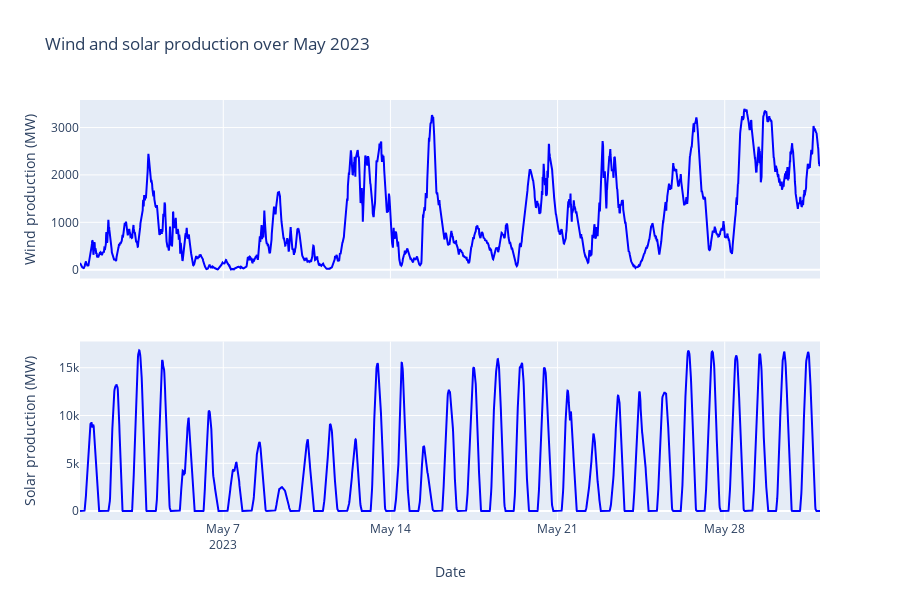

The notebook cell this image was saved under:
### Code cell
# Assuming you have two datasets for May 2023
data_2023_May = ds_raw[(ds_raw.datetime_utc >= "2023-05-01") & (ds_raw.datetime_utc < "2023-06-01")]

# Create a subplot with 2 rows, sharing the x-axis
fig = make_subplots(rows=2, cols=1, shared_xaxes=True)

# Add the first trace to the first subplot
fig.add_trace(go.Scatter(x=data_2023_May['datetime_utc'], y=data_2023_May['measured_&_upscaled_wind'],
                         mode='lines', name='Wind production (MW)', line=dict(color='blue')),
              row=1, col=1)

# Add the second trace to the second subplot
fig.add_trace(go.Scatter(x=data_2023_May['datetime_utc'], y=data_2023_May['measured_&_upscaled_solar'],
                         mode='lines', name='Solar production (MW)', line=dict(color='blue')),
              row=2, col=1)

# Update layout
fig.update_xaxes(title_text="Date", row=2, col=1)  # Set x-axis label on the bottom subplot
fig.update_yaxes(title_text="Wind production (MW)", row=1, col=1, title_standoff=12)
fig.update_yaxes(title_text="Solar production (MW)", row=2, col=1, title_standoff=20)

fig.update_layout(title='Wind and solar production over May 2023',
                  #legend=dict(x=1, y=1.2, xanchor='right', yanchor='top'),
                  showlegend=False,
                  height=600)


# fig_width = 600 # Approx 6 inches at 100 dpi
# fig_height = 800 # Height can be adjusted based on your content

# # Update the figure layout to set the size
# fig.update_layout(width=fig_width, height=fig_height)

# Show the plot
fig.show(config={'staticPlot': True})

# Save the plot
pio.write_image(fig, 'wind_solar_May_comparison_plotly.pdf')

### Figure 1 — Plotly figure (JSON) as saved in the notebook; plotly's stock layout.template omitted (floating-point values rounded to 4 significant figures; data arrays with more than 128 entries replaced by an {"elided": "..."} marker saying what was removed)
{"data": [{"line": {"color": "blue"}, "mode": "lines", "name": "Wind production (MW)", "type": "scatter", "x": {"elided": "2976 str values"}, "xaxis": "x", "y": {"elided": "2976 float values"}, "yaxis": "y"}, {"line": {"color": "blue"}, "mode": "lines", "name": "Solar production (MW)", "type": "scatter", "x": {"elided": "2976 str values"}, "xaxis": "x2", "y": {"elided": "2976 float values"}, "yaxis": "y2"}], "layout": {"height": 600, "showlegend": false, "title": {"text": "Wind and solar production over May 2023"}, "xaxis": {"anchor": "y", "domain": [0, 1], "matches": "x2", "showticklabels": false}, "xaxis2": {"anchor": "y2", "domain": [0, 1], "title": {"text": "Date"}}, "yaxis": {"anchor": "x", "domain": [0.575, 1], "title": {"standoff": 12, "text": "Wind production (MW)"}}, "yaxis2": {"anchor": "x2", "domain": [0, 0.425], "title": {"standoff": 20, "text": "Solar production (MW)"}}}}
